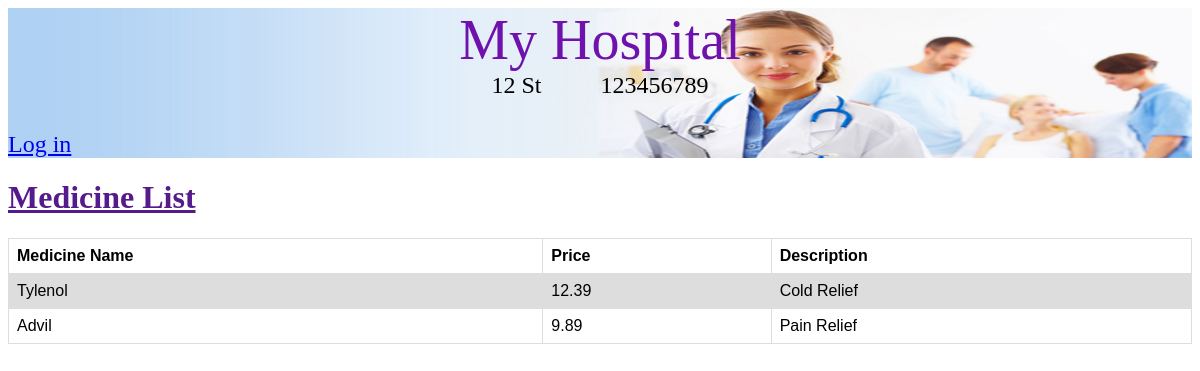
Screenshot of /payment/prescription_list/ with the database file from the repository.
### hospital/models.py (models this page shows, shortened)
class Hospital(models.Model):
    name = models.CharField(max_length=50)
    address = models.CharField(max_length=100)
    phone_number = models.CharField(max_length=10)
    patient_rooms = models.ManyToManyField(PatientRoom, symmetrical=False)
    surgery_rooms = models.ManyToManyField(SurgeryRoom, symmetrical=False)
    patients = models.ManyToManyField(Patient, symmetrical=False)
    doctors = models.ManyToManyField(Doctors, symmetrical=False)
    nurses = models.ManyToManyField(Nurses, symmetrical=False)

### Payment/models.py (models this page shows, shortened)
class Prescription(models.Model):
    pres_name = models.CharField(max_length=200)
    pres_description = models.TextField()
    pres_price = models.FloatField()

### Payment/views.py (the view)
# urls.py: url('prescription_list/', views.prescription_list, name="Prescription_List"),
def prescription_list(request):
    meds = Prescription.objects.all
    hospital = get_object_or_404(Hospital, id=1)
    return render(request, 'payment/prescription_list.html', {'meds': meds, 'hospital':hospital})

### Payment/templates/payment/prescription_list.html
{% extends "base.html" %}
{% block header %}
<div class="container_header">
    {% if hospital is not None %}
        <div class="container_hospital_info">
            <div class="hospital_title"><a class="hospital_title_text" href="{% url 'hospital:home' %}">{{ hospital.name }}</a></div>
            <div class="hospital_info">
                <div>{{ hospital.address }}</div>
                <div class="padding"></div>
                <div>{{ hospital.phone_number }}</div>
            </div>
        </div>
    {% else %}
        <a href="/" class="logo">My Hospital</a>
    {% endif %}
    <div class="container_user_info">
        {% if user.is_authenticated %}
            <div class="user_name_info">Hello, {{user.username}}</div>
            <div><a class="log_out" href="{% url 'accounts:logout' %}">Log out</a></div>
        {% else %}
            <a href="{% url 'accounts:login' %}">Log in</a>
        {% endif %}
    </div>
</div>
{% endblock %}
{% block content %}
	<h1><a href="">Medicine List</a></h1>
	<div class="container_precription">
	<table>
        <tr>
            <th class="prescription_name_header">Medicine Name</th>
            <th class="prescription_price_table_header">Price</th>
			<th class="prescription_description_table_header">Description</th>
        </tr>
		{% for m in meds %}
			<tr class="table_row_medicine">
                <td>{{ m.pres_name }}</td>
                <td>{{m.pres_price}}</td>
				<td>{{ m.pres_description|linebreaksbr }}</td>
            </tr>
		{% endfor %}
	</table>
	</div>
{% endblock %}

### hospital/static/css/hospital.css (style rules this page uses)
table { font-family: arial, sans-serif; border-collapse: collapse; width: 100%; }
td, th { border: 1px solid #dddddd; text-align: left; padding: 8px; }
tr:nth-child(even) { background-color: #dddddd; }
.table_row_not_available, .table_row_available, .padding { width: 5%; }
.container_user_info, .hospital_info { display: flex; flex-direction: row; justify-content: space-between; }
.container_hospital_info { display: flex; flex-direction: column; align-items: center; }
.hospital_info { width: 100%; justify-content: center; }
.container_header { background-image: url("hospital.jpg"); background-size: 100% 100%; height: 150px; display: flex; flex-direction: column; justify-content: space-between; }
.hospital_title_text { font-family: "Times New Roman", Times, serif; font-size: 3.5em; text-decoration: none; color: #6e11ad; }
.hospital_info, .container_user_info { font-family: "Times New Roman", Times, serif; font-size: 1.5em; text-decoration: none; color: black; }

### rows the page displays
Hospital: name "My Hospital", address "12 St", phone_number "123456789"
Prescription: pres_name "Tylenol", pres_price "12.39", pres_description "Cold Relief"
Prescription: pres_name "Advil", pres_price "9.89", pres_description "Pain Relief"
